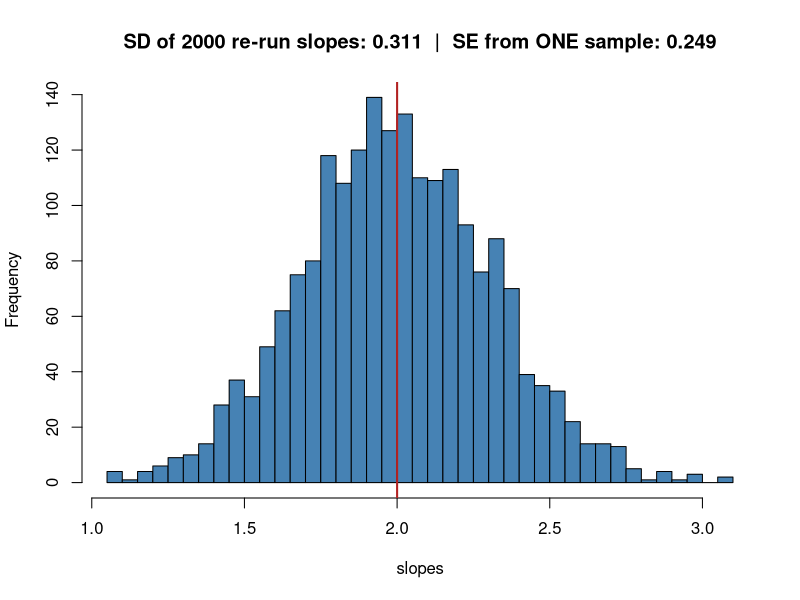

This chart was generated by the following R code:
## ---- chunk 1
#| message: false
# Packages this lesson uses. Missing ones are installed automatically.
needed <- c()   # base R is all we need
to_install <- setdiff(needed, rownames(installed.packages()))
if (length(to_install) > 0) install.packages(to_install)
invisible(lapply(needed, library, character.only = TRUE))
set.seed(42)
## ---- chunk 2
# The secret truth (only simulations get to know it): y = 1 + 2x + noise
x <- c(1, 2, 3, 4, 5)

season1 <- c(4, 4, 7, 10, 10)    # truth + luck (+1,-1,0,+1,-1)
season2 <- c(2, 5, 8, 8, 12)     # truth + luck (-1,0,+1,-1,+1)
season3 <- c(3, 6, 6, 10, 11)    # truth + luck (0,+1,-1,+1,0)

# The slope estimate from each season — covariance over variance, as derived
c(cov(x, season1) / var(x),      # 1.8
  cov(x, season2) / var(x),      # 2.3
  cov(x, season3) / var(x))      # 2.0  — bouncing around the true 2
## ---- chunk 3
# TRY IT: the full decode, on data where WE set the truth. Change the true slope
# or sigma and re-run — watch every column respond.
# PREDICT: the true slope is 2. Will the Estimate row read exactly 2.000? Guess,
# then find the slope line in the summary() output below.
set.seed(42)
n <- 5
x <- c(1, 2, 3, 4, 5)
y <- 1 + 2 * x + rnorm(n, sd = 1)     # beta0 = 1, beta1 = 2, sigma = 1

fit <- lm(y ~ x)
summary(fit)
## ---- chunk 4
# Rebuild each printed number from raw ingredients — nothing is magic:
est   <- coef(fit)[2]                          # beta-one hat: cov/var
resid <- y - fitted(fit)                       # the leftovers e_i
sigma_hat <- sqrt(sum(resid^2) / (n - 2))      # residual standard error*
se    <- sigma_hat / sqrt(sum((x - mean(x))^2))# SE: error spread / x spread
tval  <- est / se                              # bounce-lengths from zero
r2    <- 1 - sum(resid^2) / sum((y - mean(y))^2)

round(c(estimate = unname(est), SE = se, t = unname(tval), R2 = r2), 4)
# compare with the summary() printout above — identical.
# (*n - 2 because two parameters were estimated; same story as var()'s n - 1.)
## ---- chunk 5
#| fig-alt: "Histogram of slope estimates across 2000 simulated re-runs, with width matching the standard error"
# TRY IT: is SE really "the typical bounce"? Run the lottery 2000 times and
# check. Increase sd or decrease n — the histogram widens and SE tracks it.
# PREDICT: will the spread (SD) of the 2000 re-run slopes come out close to the SE
# computed from the SINGLE sample above? Guess, then compare the two numbers in
# the plot title.
set.seed(42)
slopes <- replicate(2000, {
  y_new <- 1 + 2 * x + rnorm(n, sd = 1)     # a fresh season each time
  cov(x, y_new) / var(x)                    # its slope estimate
})

hist(slopes, breaks = 40, col = "steelblue",
     main = sprintf("SD of 2000 re-run slopes: %.3f  |  SE from ONE sample: %.3f",
                    sd(slopes), se))
abline(v = 2, col = "firebrick", lwd = 2)   # the truth
